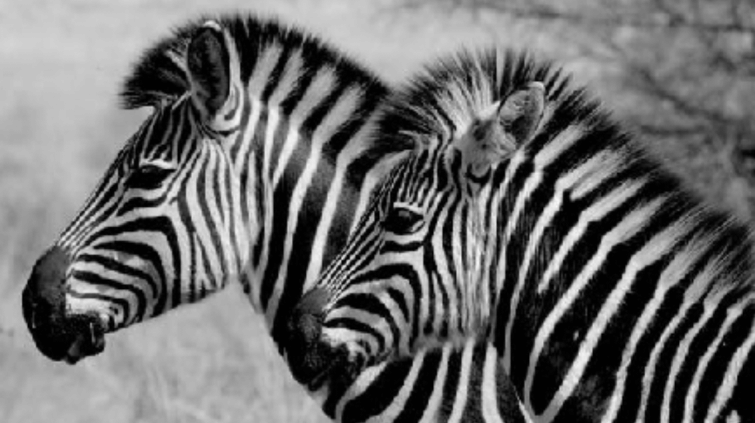
#> input picture exams/2024-spring/section-4/Zebra.png, 755 x 423 px
$ python q1.py
#> lines starting #> are read from the running program, lines starting #| are printed output that depends on the picture; pictures that were not available may be replaced by others from this repository, and a replacement may not be noted
import cv2
import numpy as np

# Load grayscale zebra image
zebra = cv2.imread('Zebra.png', cv2.IMREAD_GRAYSCALE)
#> zebra is the input picture: shape (423, 755); min 1, max 247, mean 108.7

# Load binary masks
mask_white = cv2.imread('Zebra_whiteStripes.png', cv2.IMREAD_GRAYSCALE)
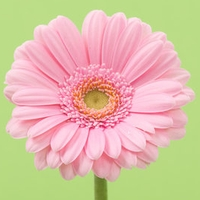
#> input picture exams/2024-spring/section-2/flower01.jpg, 200 x 200 px, given in place of Zebra_whiteStripes.png, which was not available
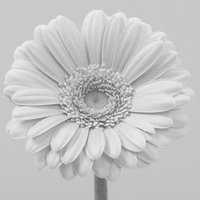
#> mask_white: shape (200, 200); min 73, max 251, mean 196.6
mask_black = cv2.imread('Zebra_blackStripes.png', cv2.IMREAD_GRAYSCALE)
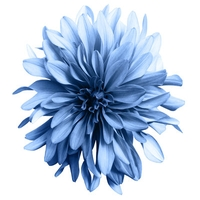
#> input picture exams/2024-spring/section-2/flower02.jpg, 200 x 200 px, given in place of Zebra_blackStripes.png, which was not available
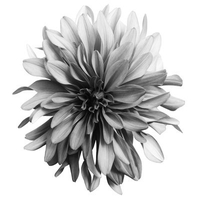
#> mask_black: shape (200, 200); min 0, max 255, mean 197.5
mask_area = cv2.imread('Zebra_MASK.png', cv2.IMREAD_GRAYSCALE)

# Convert masks to boolean
#> (the run stopped early here; a loop or call above may not have finished)
